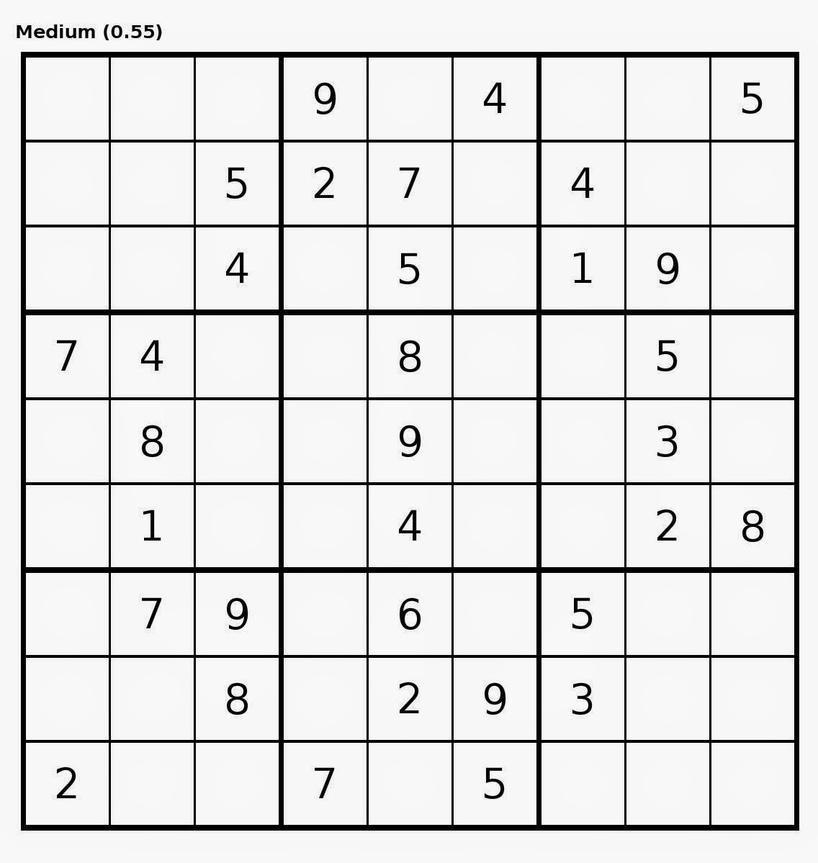
#> input picture Lynda/sodu.jpg, 818 x 863 px, shrunk from 1136 x 1199 before the run
$ python sodu.py
#> lines starting #> are read from the running program, lines starting #| are printed output that depends on the picture; after the words box and inside, x2 and y2 are one past the last pixel; in counts of white or black regions, pixels touching at a corner belong together
import numpy as np
import cv2

img = cv2.imread('sodu.jpg')
#> img is the input picture: shape (863, 818, 3); min 0, max 255, mean 224.9
cv2.imshow("Original", img)

ret, thresh_basic = cv2.threshold(img,70,255,cv2.THRESH_BINARY)
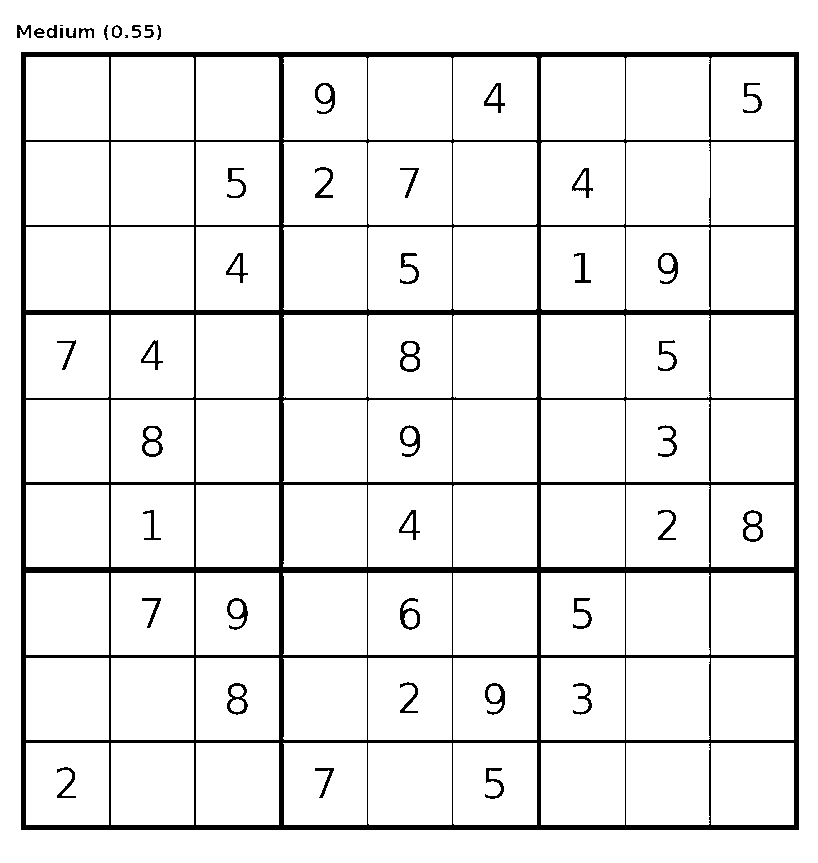
#> thresh_basic: shape (863, 818, 3); 92.1% white; 47 black regions (2 under 20 px), largest, box (x1, y1, x2, y2) and area: (21, 52, 799, 830) 48721, (142, 426, 163, 457) 263, (400, 341, 420, 372) 260
cv2.imshow("Basic Binary", thresh_basic)


cv2.waitKey(0)
